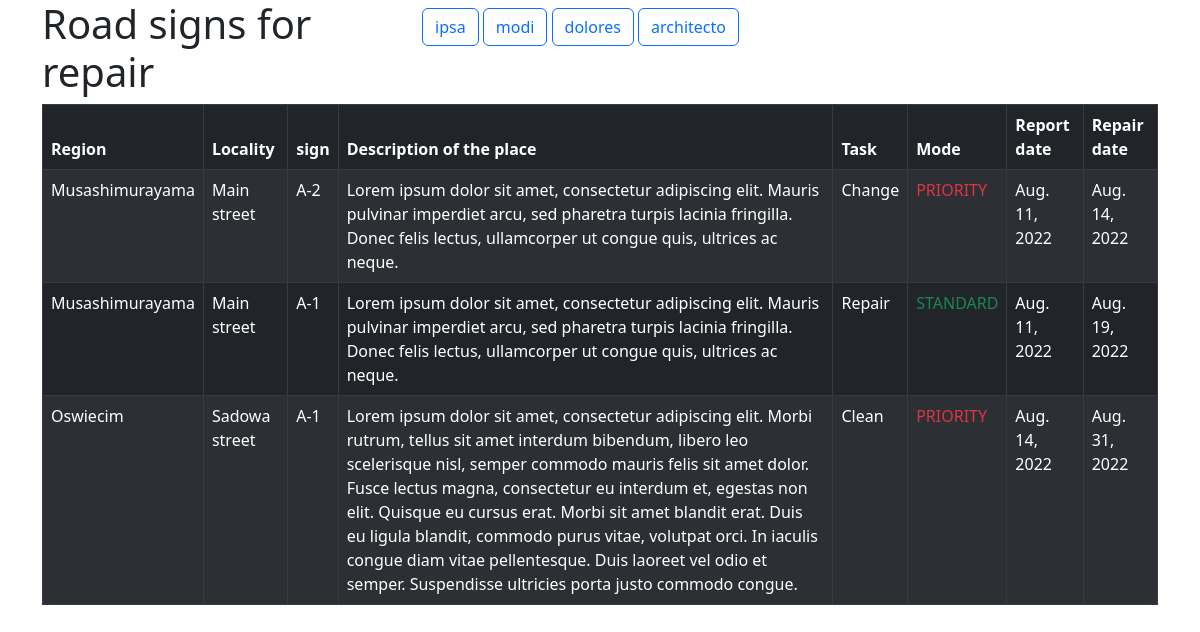
Page /road-signs-repair/ on the committed database.
### road_signs_repair/models.py (models this page shows, shortened)
class RoadSignsForRepair(models.Model):
    region = models.ForeignKey(to=Region,
                               on_delete=models.SET_NULL,
                               null=True)
    locality = models.ForeignKey(to=Locality,
                                 on_delete=models.SET_NULL,
                                 null=True)
    sign = models.ForeignKey(to=RoadSign,
                             on_delete=models.SET_NULL,
                             null=True)
    description_of_the_place = models.TextField(max_length=500,
                                                help_text="Enter a description of the place where road signs is to repair")
    task = models.CharField(max_length=255,
                            help_text="Enter a task to realize")
    report_date = models.DateField()
    repair_date = models.DateField()
    MODE_CATEGORIES = [
        (
            'standard', (
                ('S', 'STANDARD'),
            )
        ),
        (
            'priority', (
                ('P', 'PRIORITY'),
            )
        )
    ]
    mode = models.CharField(max_length=8,
                            null=True,
                            choices=MODE_CATEGORIES,
                            default='standard',
                            help_text='Select a mode')
    class Meta:
        permissions = ()
        ordering = ['report_date', 'repair_date']
        verbose_name_plural = 'road signs for repair'
        db_table = 'road_signs_for_repair'

class Region(models.Model):
    name = models.CharField(max_length=100,
                            help_text="Enter the name of the region where there may be road signs",
                            verbose_name='Region name')
    slug = models.SlugField(null=True,
                            unique=True)
    class Meta:
        permissions = ()
        ordering = ['name']
        verbose_name_plural = 'Regions'
        db_table = 'region'

class Locality(models.Model):
    name = models.CharField(max_length=100,
                            help_text="Enter the name of locality where there may be road sign",
                            verbose_name='Locality name')
    region = models.ForeignKey(to=Region,
                               on_delete=models.SET_NULL,
                               null=True)
    slug = models.SlugField(null=True,
                            unique=True)
    class Meta:
        permissions = ()
        ordering = ['name']
        verbose_name_plural = 'localities'
        db_table = 'locality'

class RoadSign(models.Model):
    series = models.CharField(max_length=30,
                              help_text="Enter a series of the road sign")
    name = models.CharField(max_length=50,
                            help_text="Enter a name of road sign")
    description = models.TextField(max_length=500,
                                   help_text="Enter a description of the road signs")
    slug = models.SlugField(null=True,
                            unique=True)
    class Meta:
        permissions = ()
        ordering = ['series']
        verbose_name_plural = 'Road signs'
        db_table = 'road_sign'

### road_signs_repair/views.py (the view)
# urls.py: path('', views.RoadSignsForRepairListView.as_view(), name='road_signs_for_repair'),
class RoadSignsForRepairListView(generic.ListView):
    model = RoadSignsForRepair
    context_object_name = 'road_signs_for_repair'
    template_name = 'road_signs_repair/index.html'

### road_signs_repair/templates/road_signs_repair/index.html (shortened to what this page needs)
{% extends "road_signs_repair/base.html" %}
{% block content %}
  <table class="table table-striped table-bordered table-dark">
    <thead>
      <tr>
        <th>Region</th>
        <th>Locality</th>
        <th>sign</th>
        <th>Description of the place</th>
        <th>Task</th>
        <th>Mode</th>
        <th>Report date</th>
        <th>Repair date</th>
      </tr>
    </thead>
    <tbody>
      {% for road_signs in road_signs_for_repair %}
        <tr>
          <td>{{ road_signs.region.name }}</td>
          <td>{{ road_signs.locality.name }}</td>
          <td>{{ road_signs.sign.series }}</td>
          <td>{{ road_signs.description_of_the_place }}</td>
          <td>{{ road_signs.task }}</td>
          <td class="{% if road_signs.mode == 'S' %}text-success{% elif road_signs.mode == 'P' %}text-danger{% endif %}">{{ road_signs.get_mode_display }}</td>
          <td>{{ road_signs.report_date }}</td>
          <td>{{ road_signs.repair_date }}</td>
        </tr>
      {% empty %}
        <tr>
          <td colspan="7" class="table-danger text-center text-decoration-underline">Sorry, there are no signs for repair!</td>
        </tr>
      {% endfor %}
    </tbody>
  </table>
{% endblock %}

### rows in the picture
RoadSignsForRepair: region.name "Musashimurayama", locality.name "Main street", sign.series "A-2", description_of_the_place "Lorem ipsum dolor sit amet, consectetur adipiscing elit. Mauris pulvinar imperdiet arcu, sed pharetra turpis lacinia fringilla. Donec felis lectus, ullamcorper ut congue quis, ultrices ac neque.", task "Change", mode "PRIORITY", report_date "Aug. 11, 2022", repair_date "Aug. 14, 2022"
RoadSignsForRepair: region.name "Musashimurayama", locality.name "Main street", sign.series "A-1", description_of_the_place "Lorem ipsum dolor sit amet, consectetur adipiscing elit. Mauris pulvinar imperdiet arcu, sed pharetra turpis lacinia fringilla. Donec felis lectus, ullamcorper ut congue quis, ultrices ac neque.", task "Repair", mode "STANDARD", report_date "Aug. 11, 2022", repair_date "Aug. 19, 2022"
RoadSignsForRepair: region.name "Oswiecim", locality.name "Sadowa street", sign.series "A-1", description_of_the_place "Lorem ipsum dolor sit amet, consectetur adipiscing elit. Morbi rutrum, tellus sit amet interdum bibendum, libero leo scelerisque nisl, semper commodo mauris felis sit amet dolor. Fusce lectus magna, consectetur eu interdum et, egestas non elit. Quisque eu cursus erat. Morbi sit amet blandit erat. Duis eu ligula blandit, commodo purus vitae, volutpat orci. In iaculis congue diam vitae pellentesque. Duis laoreet vel odio et semper. Suspendisse ultricies porta justo commodo congue.", task "Clean", mode "PRIORITY", report_date "Aug. 14, 2022", repair_date "Aug. 31, 2022"
